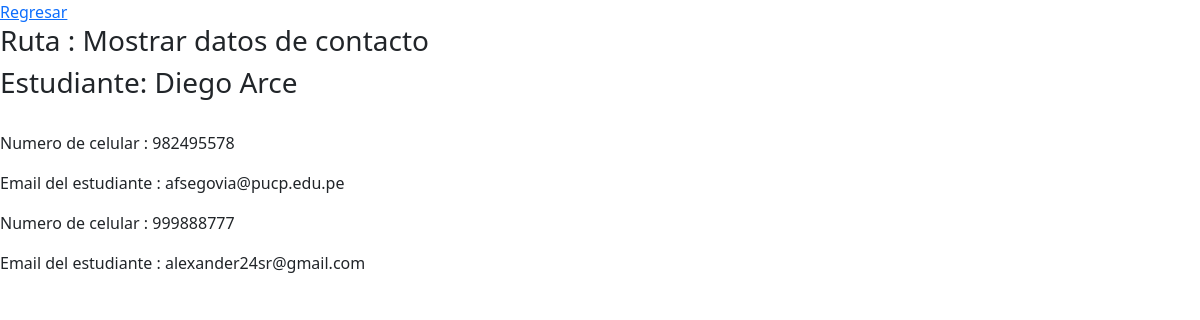
The page /app2/mostrarDatos/2 on the database its author committed.
### app2/models.py (models this page shows)
class estudianteInfo(models.Model):
    nombreEstudiante = models.CharField(max_length=32, blank=True, null=True)
    apellidoEstudiante = models.CharField(max_length=32, blank=True, null=True)

class datosContacto(models.Model):
    numeroCelular = models.CharField(max_length=32, blank=True, null=True)
    emailEstudiante = models.CharField(max_length=32, blank=True, null=True)
    estudianteRelacionado = models.ForeignKey(estudianteInfo,blank=True,null=True,on_delete=models.SET_NULL)

### app2/views.py (the view)
# urls.py: path('mostrarDatos/<str:idEstudiante>',views.mostrarDatos,name='mostrarDatos')
def mostrarDatos(request,idEstudiante):
    objEstudiante = estudianteInfo.objects.get(id=idEstudiante)
    datos_estudiante = objEstudiante.datoscontacto_set.all()
    return render(request,'datosEstudiante.html',{
        'objEstudiante':objEstudiante,
        'datos_estudiante':datos_estudiante
    })

### app2/templates/datosEstudiante.html (shortened to what this page needs)
<!DOCTYPE html>
<html>
    <head>
        <link href="https://cdn.jsdelivr.net/npm/bootstrap@5.3.0/dist/css/bootstrap.min.css" rel="stylesheet">
        <link rel="stylesheet" href="https://cdnjs.cloudflare.com/ajax/libs/font-awesome/6.3.0/css/all.min.css" />
    </head>
    <body>
        <a href="{% url 'app2:inicio' %}">Regresar</a>
        <h3>Ruta : Mostrar datos de contacto</h3>
        <h3>Estudiante: {{ objEstudiante.nombreEstudiante }} {{ objEstudiante.apellidoEstudiante }}</h3>
        <br>
        {% for datoInformacion in datos_estudiante %}
        <div>
            <p>Numero de celular : {{ datoInformacion.numeroCelular }}</p>
            <p>Email del estudiante : {{ datoInformacion.emailEstudiante }}</p>
        </div>
        {% endfor %}
    </body>
</html>

### rows shown on the page
estudianteInfo: nombreEstudiante "Diego", apellidoEstudiante "Arce"
datosContacto: numeroCelular "982495578", emailEstudiante "afsegovia@pucp.edu.pe"
datosContacto: numeroCelular "999888777", emailEstudiante "alexander24sr@gmail.com"
